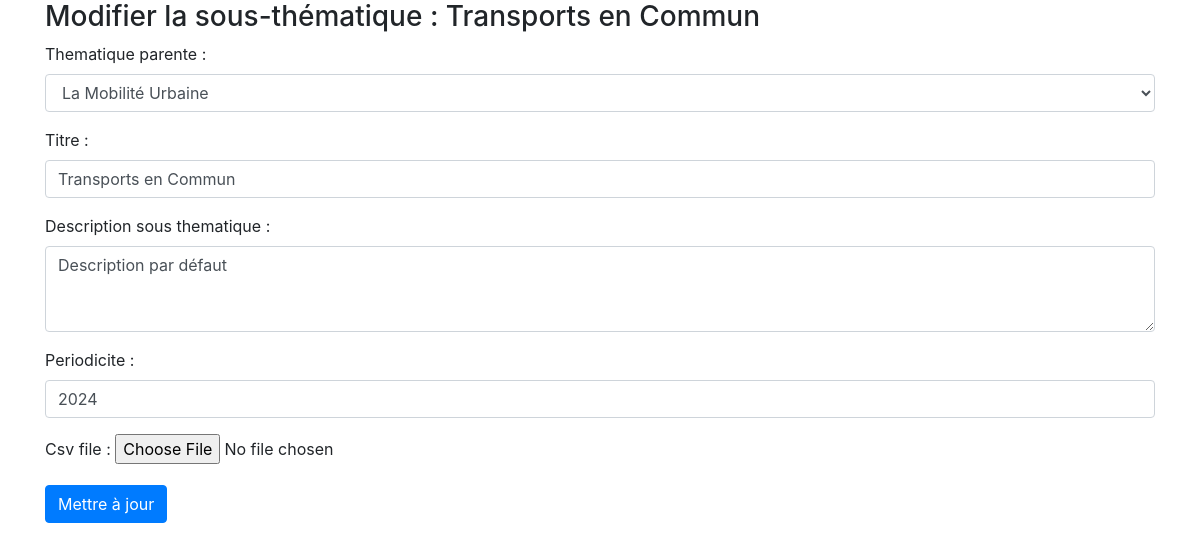
The page /update_sous_thematique/transports-en-commun/ on the database its author committed.
### pages/models.py (models this page shows, shortened)
class SousThematique(models.Model):
    thematique_parente = models.ForeignKey(Thematiques, on_delete=models.CASCADE)
    titre = models.CharField(max_length=200)
    slug = models.SlugField(unique=True, blank=True)
    description_sous_thematique = models.TextField(default='Description par défaut',blank=True)
    date_ajout = models.DateTimeField(auto_now=True)
    periodicite = models.IntegerField(default=2024)  # Utilisation d'un champ entier
    csv_file = models.FileField(upload_to='csv_files/',null=True, blank=True)
    class Meta:
        ordering = ['-date_ajout']

class Thematiques(models.Model):
    titre = models.CharField(max_length=200)
    description=models.TextField(blank=True)
    slug = models.SlugField(unique=True, blank=True)
    image = models.ImageField(upload_to="static/images",blank=True, null=True)
    date_ajout = models.DateTimeField(auto_now=True)
    class Meta:
        ordering = ['-date_ajout']
    def __str__(self):
        return self.titre

### pages/views.py (the view)
# urls.py: path('update_sous_thematique/<slug:slug>/', views.update_sous_thematique, name='update_sous_thematique'),
def update_sous_thematique(request, slug):
    sous_thematique = get_object_or_404(SousThematique, slug=slug)
    if request.method == 'POST':
        form = SousThematiqueForm(request.POST, request.FILES, instance=sous_thematique)
        if form.is_valid():
            form.save()
            return redirect('tables')  # Remplacez par votre URL de succès
    else:
        form = SousThematiqueForm(instance=sous_thematique)
    return render(request, 'pages/update_sous_thematique.html', {'form': form,'sous_thematique':sous_thematique})

### pages/forms.py
class SousThematiqueForm(forms.ModelForm):
    class Meta:
        model = SousThematique
        fields = ['thematique_parente', 'titre', 'description_sous_thematique', 'periodicite', 'csv_file']
        widgets = {
            'thematique_parente': forms.Select(attrs={'class': 'form-control'}),
            'titre': forms.TextInput(attrs={'class': 'form-control'}),
            'description_sous_thematique': forms.Textarea(attrs={'class': 'form-control', 'rows': 3}),
            'periodicite': forms.TextInput(attrs={'class': 'form-control'})
        }

### pages/templates/pages/update_sous_thematique.html (shortened to what this page needs)
<!DOCTYPE html>
<html>
<head>
    <link rel="stylesheet" href="https://stackpath.bootstrapcdn.com/bootstrap/4.3.1/css/bootstrap.min.css">
</head>
<body>
    <div class="container">
        <h3>Modifier la sous-thématique : {{ sous_thematique.titre }}</h3>
        <form method="post" enctype="multipart/form-data">
            {{ form.as_p }}
            <button type="submit" class="btn btn-primary">Mettre à jour</button>
        </form>
    </div>
</body>
</html>

### rows shown on the page
SousThematique: titre "Transports en Commun", thematique_parente "La Mobilité Urbaine", description_sous_thematique "Description par défaut", periodicite "2024"
Thematiques: titre "Transports en Commun"
